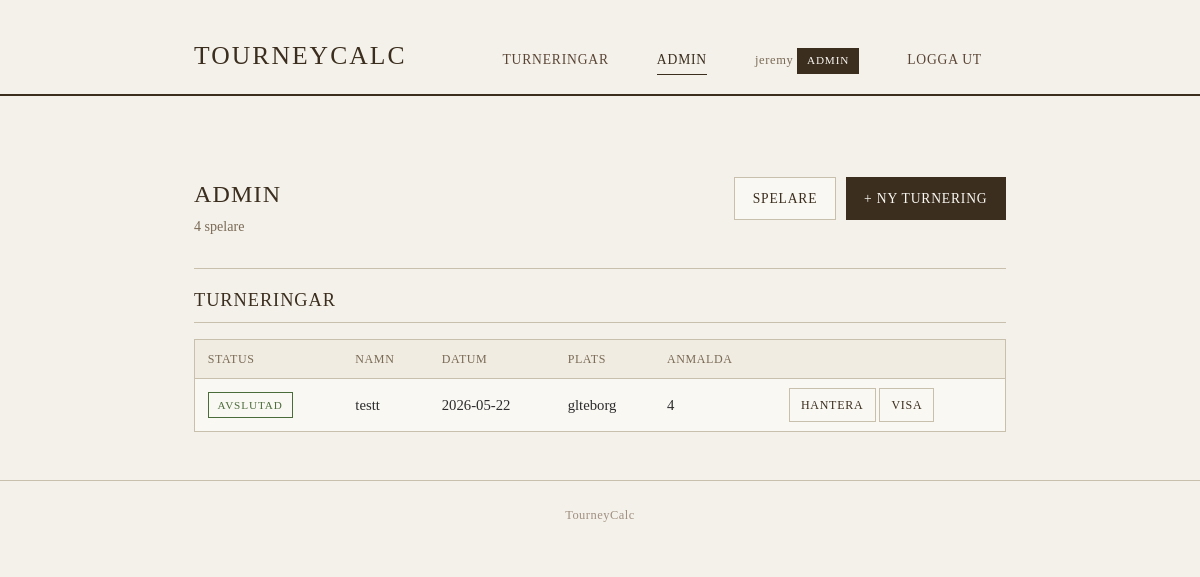
Page /admin/ (signed in) on the committed database.
### models.py (models this page shows, shortened)
class Player(UserMixin, db.Model):
    __tablename__ = "players"
    id = db.Column(db.Integer, primary_key=True)
    username = db.Column(db.String(80), unique=True, nullable=False)
    email = db.Column(db.String(120), unique=True, nullable=False)
    display_name = db.Column(db.String(120), nullable=False)
    faction = db.Column(db.String(120), default="")
    password_hash = db.Column(db.String(255), nullable=False)
    is_admin = db.Column(db.Boolean, default=False, nullable=False)
    created_at = db.Column(db.DateTime, default=datetime.utcnow)

class Tournament(db.Model):
    __tablename__ = "tournaments"
    id = db.Column(db.Integer, primary_key=True)
    name = db.Column(db.String(160), nullable=False)
    slug = db.Column(db.String(180), unique=True, nullable=False)
    date = db.Column(db.Date, nullable=False)
    location = db.Column(db.String(160), nullable=False)
    description = db.Column(db.Text, default="")
    num_rounds = db.Column(db.Integer, default=3, nullable=False)
    points_limit = db.Column(db.Integer, default=800)
    win_tp = db.Column(db.Integer, default=3)
    draw_tp = db.Column(db.Integer, default=1)
    loss_tp = db.Column(db.Integer, default=0)
    state = db.Column(db.Enum(TournamentState), default=TournamentState.DRAFT, nullable=False)
    created_by = db.Column(db.Integer, db.ForeignKey("players.id"))
    created_at = db.Column(db.DateTime, default=datetime.utcnow)
    creator = db.relationship("Player")
    registrations = db.relationship("Registration", backref="tournament", cascade="all, delete-orphan")
    rounds = db.relationship("Round", backref="tournament", cascade="all, delete-orphan", order_by="Round.number")

### admin.py (the view)
@bp.route("/")
@login_required
@admin_required
def dashboard():
    tournaments = Tournament.query.order_by(Tournament.date.desc()).all()
    return render_template("admin/dashboard.html", tournaments=tournaments, players_count=Player.query.count())

### admin.py (called while the page is built)
def admin_required(view):
    @wraps(view)
    def wrapper(*a, **kw):
        if not current_user.is_authenticated or not current_user.is_admin: abort(403)
        return view(*a, **kw)
    return wrapper

### models.py (called while the page is built)
    @property
    def label(self):
        return {"draft":"Utkast","registration":"Anmalan oppen","in_progress":"Pagar","finished":"Avslutad"}[self.value]

    @property
    def css(self):
        return {"draft":"badge-muted","registration":"badge-info","in_progress":"badge-active","finished":"badge-done"}[self.value]

### templates/admin/dashboard.html
{% extends "base.html" %}{% block content %}
<header class="page-head"><div><h1>Admin</h1><p class="muted">{{ players_count }} spelare</p></div>
<div class="btn-row"><a class="btn" href="{{ url_for('admin.players') }}">Spelare</a>
<a class="btn btn-primary" href="{{ url_for('admin.tournament_new') }}">+ Ny turnering</a></div></header>
<h2>Turneringar</h2>
{% if tournaments %}<table class="data"><thead><tr><th>Status</th><th>Namn</th><th>Datum</th><th>Plats</th><th>Anmalda</th><th></th></tr></thead><tbody>
{% for t in tournaments %}<tr><td><span class="badge {{ t.state.css }}">{{ t.state.label }}</span></td>
<td>{{ t.name }}</td><td>{{ t.date }}</td><td>{{ t.location }}</td><td>{{ t.registrations|length }}</td>
<td><a class="btn btn-sm" href="{{ url_for('admin.tournament_manage', slug=t.slug) }}">Hantera</a>
<a class="btn btn-sm" href="{{ url_for('t.detail', slug=t.slug) }}">Visa</a></td>
</tr>{% endfor %}</tbody></table>
{% else %}<p class="muted">Inga turneringar an.</p>{% endif %}
{% endblock %}

### templates/base.html (shortened to what this page needs)
<!doctype html>
<html lang="sv"><head><meta charset="utf-8"><meta name="viewport" content="width=device-width,initial-scale=1">
<link rel="stylesheet" href="{{ url_for('static', filename='css/base.css') }}">
<link rel="stylesheet" href="{{ url_for('static', filename='css/app.css') }}"></head><body>
<header class="site-header"><div class="container">
<a class="brand" href="{{ url_for('home') }}">TourneyCalc</a>
<nav class="site-nav">
<a href="{{ url_for('t.index') }}" class="{% if request.endpoint=='t.index' %}active{% endif %}">Turneringar</a>
{% if current_user.is_authenticated and current_user.is_admin %}<a href="{{ url_for('admin.dashboard') }}" class="{% if request.endpoint and request.endpoint.startswith('admin.') %}active{% endif %}">Admin</a>{% endif %}
{% if current_user.is_authenticated %}<span class="user-chip">{{ current_user.display_name }}{% if current_user.is_admin %} <span class="badge badge-admin">admin</span>{% endif %}</span>
<a href="{{ url_for('auth.logout') }}">Logga ut</a>
{% else %}<a href="{{ url_for('auth.login') }}">Logga in</a>
<a href="{{ url_for('auth.register') }}">Skapa konto</a>{% endif %}
</nav></div></header>
<main class="container">
{% block content %}{% endblock %}
</main>
<footer class="site-footer"><div class="container">TourneyCalc</div></footer>
</body></html>

### static/css/base.css (style rules this page uses)
*, *::before, *::after { box-sizing: border-box; margin: 0; padding: 0; }
body { font-family: 'Georgia', serif; background-color: #f4f1eb; color: #2c2c2c; font-size: 1rem; line-height: 1.7; }
header { border-bottom: 2px solid #3b2e1e; padding: 2rem 0 1rem; margin-bottom: 2.5rem; }
header h1 { font-size: 1.6rem; font-weight: normal; letter-spacing: 0.08em; text-transform: uppercase; color: #3b2e1e; }
nav { margin-top: 1rem; }
nav a { display: inline-block; margin-right: 1.5rem; text-decoration: none; font-size: 0.85rem; letter-spacing: 0.06em; text-transform: uppercase; color: #5a4535; border-bottom: 1px solid transparent; padding-bottom: 2px; transition: border-color 0.2s; }
nav a:hover, nav a.active { border-bottom-color: #3b2e1e; color: #3b2e1e; }
main { padding-bottom: 4rem; }
h2 { font-size: 1.15rem; font-weight: normal; letter-spacing: 0.05em; text-transform: uppercase; color: #3b2e1e; margin-bottom: 1rem; border-bottom: 1px solid #c9bfad; padding-bottom: 0.4rem; }
p { margin-bottom: 1rem; color: #3a3530; }
footer { border-top: 1px solid #c9bfad; padding: 1.5rem 0; font-size: 0.78rem; color: #a09080; letter-spacing: 0.04em; }

### static/css/app.css (style rules this page uses)
:root { --c-ink:#3b2e1e; --c-text:#2c2c2c; --c-muted:#7a6a55; --c-line:#c9bfad; --c-paper:#faf8f3; --c-bg:#f4f1eb; --c-accent:#6b4a2b; --c-success:#4a6b3a; --c-danger:#8a3a2e; --c-info:#3a5a6b; }
.brand { font-size:1.6rem; font-weight:normal; letter-spacing:0.08em; text-transform:uppercase; color:var(--c-ink); text-decoration:none; }
.user-chip { font-size:0.78rem; letter-spacing:0.05em; color:var(--c-muted); margin-right:1.5rem; }
.btn, button { display:inline-block; font-family:inherit; font-size:0.85rem; letter-spacing:0.06em; text-transform:uppercase; padding:0.55rem 1.1rem; border:1px solid var(--c-line); background:var(--c-paper); color:var(--c-ink); text-decoration:none; cursor:pointer; transition:border-color 0.2s, background 0.2s; }
.btn-primary { background:var(--c-ink); color:var(--c-paper); border-color:var(--c-ink); }
.btn-sm { padding:0.35rem 0.7rem; font-size:0.75rem; }
.btn-row { display:flex; gap:0.6rem; flex-wrap:wrap; margin-top:0.6rem; }
.badge { display:inline-block; font-size:0.7rem; letter-spacing:0.08em; text-transform:uppercase; padding:0.15rem 0.55rem; border:1px solid var(--c-line); background:var(--c-paper); color:var(--c-muted); }
.badge-done { color:var(--c-success); border-color:var(--c-success); }
.badge-admin { background:var(--c-ink); color:var(--c-paper); border-color:var(--c-ink); }
table.data { width:100%; border-collapse:collapse; margin:1rem 0; background:var(--c-paper); border:1px solid var(--c-line); font-size:0.92rem; }
table.data th, table.data td { padding:0.55rem 0.8rem; border-bottom:1px solid var(--c-line); text-align:left; }
table.data th { font-weight:normal; text-transform:uppercase; letter-spacing:0.05em; font-size:0.75rem; color:var(--c-muted); background:#f0ece2; }
table.data tr:last-child td { border-bottom:none; }
.page-head { display:flex; justify-content:space-between; align-items:flex-start; gap:1rem; flex-wrap:wrap; border-bottom:1px solid var(--c-line); padding-bottom:0.8rem; margin-bottom:1rem; }
.page-head h1 { font-size:1.5rem; font-weight:normal; letter-spacing:0.05em; text-transform:uppercase; color:var(--c-ink); margin-top:0.4rem; }
.muted { color:var(--c-muted); font-size:0.88rem; }
.site-header { border-bottom:2px solid var(--c-ink); padding:2rem 0 1rem; margin-bottom:2.5rem; }
.site-header .container { display:flex; justify-content:space-between; align-items:baseline; flex-wrap:wrap; gap:1rem; }
.site-nav { display:flex; align-items:baseline; flex-wrap:wrap; gap:1.5rem; }
.site-nav a { text-decoration:none; font-size:0.85rem; letter-spacing:0.06em; text-transform:uppercase; color:#5a4535; border-bottom:1px solid transparent; padding-bottom:2px; }
.site-nav a:hover, .site-nav a.active { border-bottom-color:var(--c-ink); color:var(--c-ink); }
.container { max-width:860px; margin:0 auto; padding:0 1.5rem; }
footer.site-footer { border-top:1px solid var(--c-line); padding:1.5rem 0; margin-top:3rem; font-size:0.78rem; color:#a09080; letter-spacing:0.04em; text-align:center; }

### rows in the picture
Player: display_name "jeremy"
Tournament: state.label "AVSLUTAD", name "testt", date "2026-05-22", location "glteborg", registrations|length "4"

### other values in the picture
{{ players_count }} "4"
